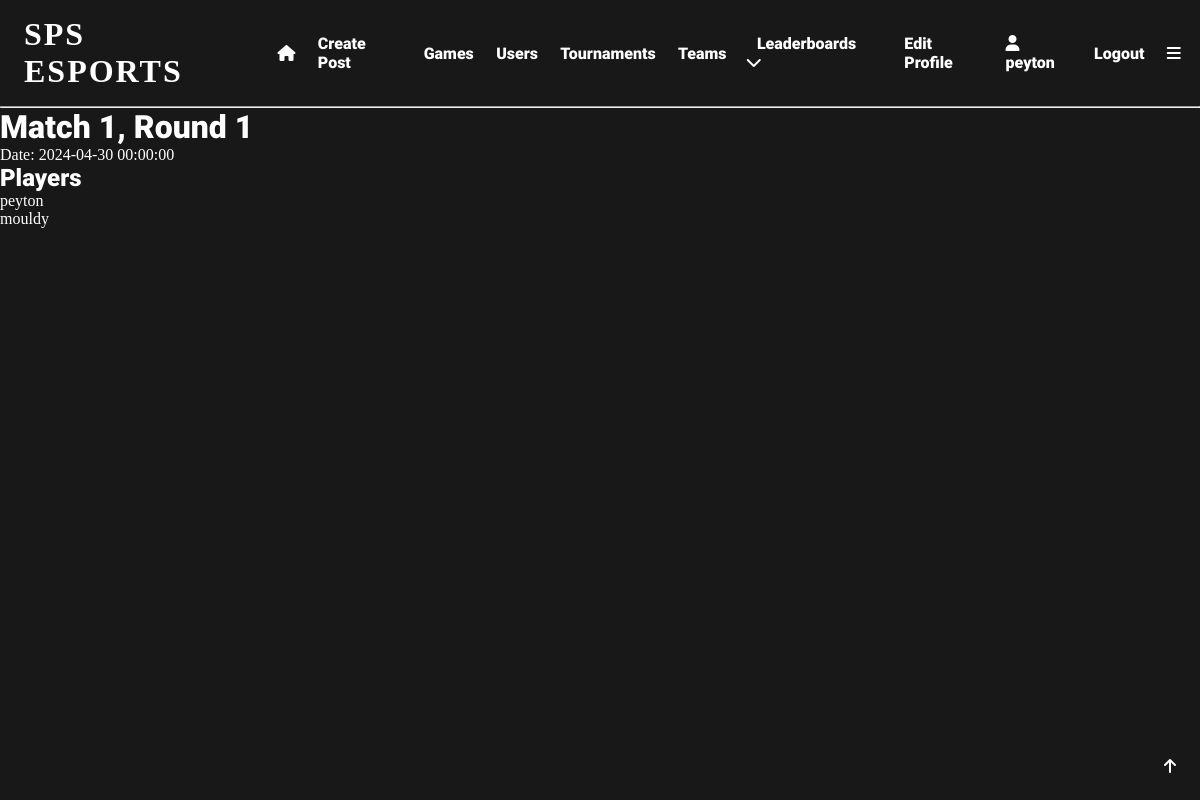
The page /match/1 (signed in) on the database its author committed.
### app/models.py (models this page shows, shortened)
class User(UserMixin, db.Model):
    user_id = db.Column(db.Integer, primary_key=True)
    username = db.Column(db.String(64), index=True, unique=True)
    email = db.Column(db.String(120), index=True, unique=True)
    password_hash = db.Column(db.String(128), nullable=False)
    pfp = db.Column(db.String(140))
    user_bio = db.Column(db.String(140), default='New to SPS eSports!!!')
    pronouns = db.Column(db.String(64), nullable=True)
    skill_level = db.Column(db.String(64), default='Unsure')
    role = db.Column(db.String(64))
    grade = db.Column(db.String(64), nullable=True)
    availability = db.Column(db.String(140), default='Unsure')
    teams = db.relationship('Teams', back_populates='user')
    team_users = db.relationship('TeamUsers', back_populates='user')
    posts = db.relationship('Posts', back_populates='user')
    likes = db.relationship('Likes', back_populates='user')
    tournaments = db.relationship('Tournaments', back_populates='user')
    favourite_games = db.relationship('FavouriteGames', back_populates='user')
    tournament_users = db.relationship('TournamentUsers', back_populates='user')
    comments = db.relationship('Comments', back_populates='user')
    matches = db.relationship('Matches', back_populates='user')
    match_users = db.relationship('MatchUsers', back_populates='user')
    following = db.relationship('Following', backref='user', foreign_keys='Following.user_id')
    followed = db.relationship('Following', foreign_keys='Following.following_id')

class Matches(db.Model):
    match_id = db.Column(db.Integer, primary_key=True, index=True, unique=True, nullable=False)
    match_date = db.Column(db.DateTime, index=True)
    round = db.Column(db.Integer, nullable=False)
    round_match = db.Column(db.Integer, nullable=False)
    match_winner = db.Column(db.Integer, db.ForeignKey('user.user_id'), name='match_winner_id', nullable=True)
    tournament_id = db.Column(db.Integer, db.ForeignKey('tournaments.tournament_id'), name='match_tournament_id',
                              nullable=False)
    user = db.relationship('User', back_populates='matches')
    tournament = db.relationship('Tournaments', back_populates='matches')
    match_users = db.relationship('MatchUsers', back_populates='match')

### app/routes.py (the view)
@app.route('/match/<match_id>')
@login_required
def match(match_id):
    match = Matches.query.filter_by(match_id=match_id).first_or_404()
    tournament = Tournaments.query.filter_by(tournament_id=match.tournament_id).first()
    user = current_user
    winner = User.query.filter_by(user_id=match.match_winner).first()
    match_users = MatchUsers.query.filter_by(match_id=match_id).all()
    players = []
    for match_user in match_users:
        player = User.query.filter_by(user_id=match_user.match_user).first()
        players.append(player)
    return render_template('match.html', match=match, tournament=tournament, user=user, match_users=match_users, players=players, winner=winner)

### app/models.py (called while the page is built)
@login.user_loader
def load_user(user_id):
    return User.query.get(int(user_id))  # returns the user id as an integer

### app/templates/match.html (shortened to what this page needs)
{% extends 'base.html' %}
{% block content %}
  <h1>Match {{match.round_match}}, Round {{match.round}}</h1>
  {% if match.match_date %}
    <p>Date: {{ match.match_date }}</p>
  {% endif %}
  <h2>Players</h2>
  {% for player in players %}
    <p>{{ player.username }}</p>
  {% endfor %}
{% endblock %}

### app/templates/base.html (shortened to what this page needs)
<!DOCTYPE html>
<html lang="en">
<head>
    <link rel="stylesheet" href="{{ url_for('static', filename='css/styles.css') }}">
</head>
<body>
  <div id="top" class="header">
      {% if current_user.is_anonymous %}
        <h1 onclick="location.href='login'">SPS ESPORTS</h1>
        <a href="{{ url_for('login') }}">Login</a>
        <a href="{{ url_for('register') }}">Register</a>
      {% else %}
        <h1 onclick="location.href='{{url_for('index')}}'">SPS ESPORTS</h1>
        <a href="{{ url_for('index') }}"><i class="fa-solid fa-house"></i></a>
        <a href="{{ url_for('create_post') }}">Create Post</a>
        <a href="{{ url_for('search') }}">Games</a>
        <a href="{{ url_for('user_search') }}">Users</a>
        <a href="{{ url_for('tournament_search') }}">Tournaments</a>
        <a href="{{url_for('team_search')}}">Teams</a>
        <div class="expand">
            <div class="expand-button">
                <a href="javascript:showDropdown()">Leaderboards  <i class="fa-solid fa-chevron-down"></i></a>
            </div>
        </div>
        <a href="{{ url_for('edit_profile') }}">Edit Profile</a>
        <a href="{{ url_for('user', username=current_user.username) }}"><i class="fa-solid fa-user"></i>   {{current_user.username}}</a>
        <a href="{{ url_for('logout') }}">Logout</a>
        <a href="javascript:navBar()"><i class="fa-solid fa-bars"></i></a>
      {% endif %}
  </div>
    <hr>
  <div class="topbutton">
    <a href="#top"><i class="fa-solid fa-arrow-up"></i></a>
  </div>
{% block content %} {% endblock %}
</body>
</html>

### app/static/css/styles.css (style rules this page uses)
* { margin: 0; padding: 0; box-sizing: border-box; scroll-behavior: smooth; scrollbar-width: thin; scrollbar-color: white var(--bg); }
body { background: var(--bg); color: white; }
:root { --accent: #e81c29; --bg: #181818; --bg2: #282828; --lightbg: rgba(255,255,255,0.05); }
.header { display:flex; align-items: center; padding: 1em 0.5em; }
.header a { padding: 0em 0.7em; font-family: 'Roboto'; font-size: 1em; text-decoration: none; transition: 0.5s; position: relative; transition: 0.3s; color: white; }
.header a::before { content: ''; position: absolute; width: 100%; height: 2px; left: 0; bottom: -2px; background-color: var(--accent); transform-origin: right; transform: scaleX(0); transition: transform 0.3s; }
.header h1 { box-shadow: inset 0 0 0 0 var(--bg); font-family: 'Nausea'; letter-spacing: 2px; padding: 0 0.5em; position: relative; transition: color 0.3s ease-in-out, box-shadow 0.3s ease-in-out; }
.expand { font-family: 'Roboto'; padding: 0.5em; position: relative; }
h1 { font-family: 'Roboto'; font-size: 2em; }
h2 { font-family: 'Roboto'; font-size: 1.5em; }
.topbutton { position: fixed; bottom: 1em; right: 1em; padding: 0.5em; border-radius: 50%; background-color: var(--bg); color: white; font-family: 'Roboto'; font-size: 1em; transition: 0.5s; }
a { color: white; text-decoration: none; transition: 0.5s; padding: 0.5em 0; position: relative; font-family: 'Roboto'; }
a::before { content: ''; position: absolute; width: 100%; height: 2px; left: 0; bottom: -2px; background-color: var(--accent); transform-origin: right; transform: scaleX(0); transition: transform 0.3s; }

### rows shown on the page
User: username "peyton"
Matches: round_match "1", round "1", match_date "2024-04-30 00:00:00"
User: username "mouldy"
